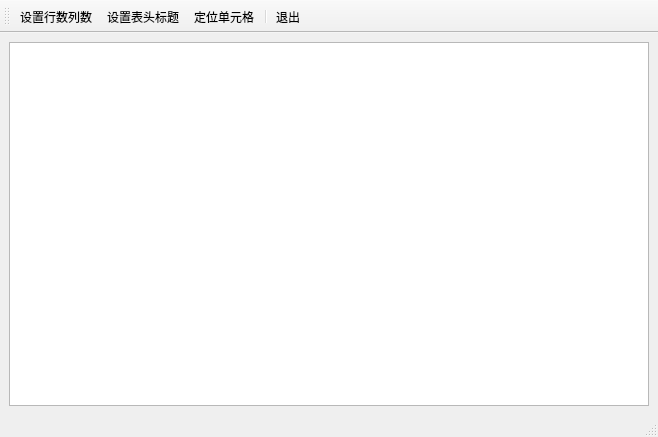
<?xml version="1.0" encoding="UTF-8"?>
<ui version="4.0">
 <class>MainWindow</class>
 <widget class="QMainWindow" name="MainWindow">
  <property name="geometry">
   <rect>
    <x>0</x>
    <y>0</y>
    <width>658</width>
    <height>437</height>
   </rect>
  </property>
  <property name="windowTitle">
   <string>MainWindow</string>
  </property>
  <widget class="QWidget" name="centralwidget">
   <layout class="QHBoxLayout" name="horizontalLayout">
    <item>
     <widget class="QTableView" name="tableView"/>
    </item>
   </layout>
  </widget>
  <widget class="QStatusBar" name="statusbar"/>
  <widget class="QToolBar" name="toolBar">
   <property name="windowTitle">
    <string>toolBar</string>
   </property>
   <property name="toolButtonStyle">
    <enum>Qt::ToolButtonTextUnderIcon</enum>
   </property>
   <attribute name="toolBarArea">
    <enum>TopToolBarArea</enum>
   </attribute>
   <attribute name="toolBarBreak">
    <bool>false</bool>
   </attribute>
   <addaction name="actTab_SetSize"/>
   <addaction name="actTab_SetHeader"/>
   <addaction name="actTab_Locate"/>
   <addaction name="separator"/>
   <addaction name="actFile_Quit"/>
  </widget>
  <action name="actTab_SetSize">
   <property name="icon">
    <iconset resource="../source.qrc">
     <normaloff>:/images/images/230.bmp</normaloff>:/images/images/230.bmp</iconset>
   </property>
   <property name="text">
    <string>设置行数列数</string>
   </property>
   <property name="toolTip">
    <string>设置表格行数列数</string>
   </property>
  </action>
  <action name="actTab_SetHeader">
   <property name="icon">
    <iconset resource="../source.qrc">
     <normaloff>:/images/images/516.bmp</normaloff>:/images/images/516.bmp</iconset>
   </property>
   <property name="text">
    <string>设置表头标题</string>
   </property>
   <property name="toolTip">
    <string>设置表头标题</string>
   </property>
  </action>
  <action name="actFile_Quit">
   <property name="icon">
    <iconset resource="../source.qrc">
     <normaloff>:/images/images/132.bmp</normaloff>:/images/images/132.bmp</iconset>
   </property>
   <property name="text">
    <string>退出</string>
   </property>
   <property name="toolTip">
    <string>退出本软件</string>
   </property>
  </action>
  <action name="actTab_Locate">
   <property name="icon">
    <iconset resource="../source.qrc">
     <normaloff>:/images/images/304.bmp</normaloff>:/images/images/304.bmp</iconset>
   </property>
   <property name="text">
    <string>定位单元格</string>
   </property>
   <property name="toolTip">
    <string>定位到某个单元格</string>
   </property>
  </action>
 </widget>
 <resources>
  <include location="../source.qrc"/>
 </resources>
 <connections>
  <connection>
   <sender>actFile_Quit</sender>
   <signal>triggered()</signal>
   <receiver>MainWindow</receiver>
   <slot>close()</slot>
   <hints>
    <hint type="sourcelabel">
     <x>-1</x>
     <y>-1</y>
    </hint>
    <hint type="destinationlabel">
     <x>328</x>
     <y>218</y>
    </hint>
   </hints>
  </connection>
 </connections>
</ui>
